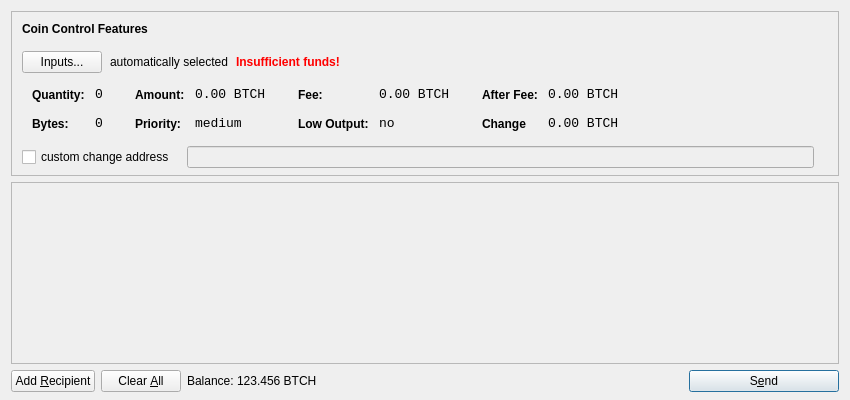
<?xml version="1.0" encoding="UTF-8"?>
<ui version="4.0">
 <class>SendCoinsDialog</class>
 <widget class="QDialog" name="SendCoinsDialog">
  <property name="geometry">
   <rect>
    <x>0</x>
    <y>0</y>
    <width>850</width>
    <height>400</height>
   </rect>
  </property>
  <property name="windowTitle">
   <string>Send Coins</string>
  </property>
  <layout class="QVBoxLayout" name="verticalLayout" stretch="0,1,0">
   <property name="bottomMargin">
    <number>8</number>
   </property>
   <item>
    <widget class="QFrame" name="frameCoinControl">
     <property name="sizePolicy">
      <sizepolicy hsizetype="Expanding" vsizetype="Expanding">
       <horstretch>0</horstretch>
       <verstretch>0</verstretch>
      </sizepolicy>
     </property>
     <property name="maximumSize">
      <size>
       <width>16777215</width>
       <height>16777215</height>
      </size>
     </property>
     <property name="frameShape">
      <enum>QFrame::StyledPanel</enum>
     </property>
     <property name="frameShadow">
      <enum>QFrame::Sunken</enum>
     </property>
     <layout class="QVBoxLayout" name="verticalLayoutCoinControl2">
      <property name="spacing">
       <number>-1</number>
      </property>
      <property name="leftMargin">
       <number>0</number>
      </property>
      <property name="topMargin">
       <number>0</number>
      </property>
      <property name="rightMargin">
       <number>0</number>
      </property>
      <property name="bottomMargin">
       <number>6</number>
      </property>
      <item>
       <layout class="QVBoxLayout" name="verticalLayoutCoinControl" stretch="0,0,0,0,1">
        <property name="spacing">
         <number>0</number>
        </property>
        <property name="leftMargin">
         <number>10</number>
        </property>
        <property name="topMargin">
         <number>10</number>
        </property>
        <item>
         <layout class="QHBoxLayout" name="horizontalLayoutCoinControl1">
          <property name="bottomMargin">
           <number>15</number>
          </property>
          <item>
           <widget class="QLabel" name="labelCoinControlFeatures">
            <property name="sizePolicy">
             <sizepolicy hsizetype="Preferred" vsizetype="Maximum">
              <horstretch>0</horstretch>
              <verstretch>0</verstretch>
             </sizepolicy>
            </property>
            <property name="font">
             <font>
              <weight>75</weight>
              <bold>true</bold>
             </font>
            </property>
            <property name="styleSheet">
             <string notr="true">font-weight:bold;</string>
            </property>
            <property name="text">
             <string>Coin Control Features</string>
            </property>
           </widget>
          </item>
         </layout>
        </item>
        <item>
         <layout class="QHBoxLayout" name="horizontalLayoutCoinControl2" stretch="0,0,0,0">
          <property name="spacing">
           <number>8</number>
          </property>
          <property name="bottomMargin">
           <number>10</number>
          </property>
          <item>
           <widget class="QPushButton" name="pushButtonCoinControl">
            <property name="styleSheet">
             <string notr="true"/>
            </property>
            <property name="text">
             <string>Inputs...</string>
            </property>
           </widget>
          </item>
          <item>
           <widget class="QLabel" name="labelCoinControlAutomaticallySelected">
            <property name="text">
             <string>automatically selected</string>
            </property>
            <property name="margin">
             <number>5</number>
            </property>
           </widget>
          </item>
          <item>
           <widget class="QLabel" name="labelCoinControlInsuffFunds">
            <property name="font">
             <font>
              <weight>75</weight>
              <bold>true</bold>
             </font>
            </property>
            <property name="styleSheet">
             <string notr="true">color:red;font-weight:bold;</string>
            </property>
            <property name="text">
             <string>Insufficient funds!</string>
            </property>
            <property name="margin">
             <number>5</number>
            </property>
           </widget>
          </item>
          <item>
           <spacer name="horizontalSpacerCoinControl">
            <property name="orientation">
             <enum>Qt::Horizontal</enum>
            </property>
            <property name="sizeHint" stdset="0">
             <size>
              <width>40</width>
              <height>1</height>
             </size>
            </property>
           </spacer>
          </item>
         </layout>
        </item>
        <item>
         <widget class="QWidget" name="widgetCoinControl" native="true">
          <property name="sizePolicy">
           <sizepolicy hsizetype="Preferred" vsizetype="Preferred">
            <horstretch>0</horstretch>
            <verstretch>0</verstretch>
           </sizepolicy>
          </property>
          <property name="minimumSize">
           <size>
            <width>0</width>
            <height>0</height>
           </size>
          </property>
          <property name="styleSheet">
           <string notr="true"/>
          </property>
          <layout class="QHBoxLayout" name="horizontalLayoutCoinControl5">
           <property name="margin">
            <number>0</number>
           </property>
           <item>
            <layout class="QHBoxLayout" name="horizontalLayoutCoinControl3" stretch="0,0,0,1">
             <property name="spacing">
              <number>20</number>
             </property>
             <property name="topMargin">
              <number>0</number>
             </property>
             <property name="bottomMargin">
              <number>10</number>
             </property>
             <item>
              <layout class="QFormLayout" name="formLayoutCoinControl1">
               <property name="horizontalSpacing">
                <number>10</number>
               </property>
               <property name="verticalSpacing">
                <number>14</number>
               </property>
               <property name="leftMargin">
                <number>10</number>
               </property>
               <property name="topMargin">
                <number>4</number>
               </property>
               <property name="rightMargin">
                <number>6</number>
               </property>
               <item row="0" column="0">
                <widget class="QLabel" name="labelCoinControlQuantityText">
                 <property name="styleSheet">
                  <string notr="true">font-weight:bold;</string>
                 </property>
                 <property name="text">
                  <string>Quantity:</string>
                 </property>
                 <property name="margin">
                  <number>0</number>
                 </property>
                </widget>
               </item>
               <item row="0" column="1">
                <widget class="QLabel" name="labelCoinControlQuantity">
                 <property name="font">
                  <font>
                   <family>Monospace</family>
                   <pointsize>10</pointsize>
                  </font>
                 </property>
                 <property name="cursor">
                  <cursorShape>IBeamCursor</cursorShape>
                 </property>
                 <property name="contextMenuPolicy">
                  <enum>Qt::ActionsContextMenu</enum>
                 </property>
                 <property name="text">
                  <string>0</string>
                 </property>
                 <property name="margin">
                  <number>0</number>
                 </property>
                 <property name="textInteractionFlags">
                  <set>Qt::LinksAccessibleByMouse|Qt::TextSelectableByKeyboard|Qt::TextSelectableByMouse</set>
                 </property>
                </widget>
               </item>
               <item row="1" column="0">
                <widget class="QLabel" name="labelCoinControlBytesText">
                 <property name="styleSheet">
                  <string notr="true">font-weight:bold;</string>
                 </property>
                 <property name="text">
                  <string>Bytes:</string>
                 </property>
                </widget>
               </item>
               <item row="1" column="1">
                <widget class="QLabel" name="labelCoinControlBytes">
                 <property name="font">
                  <font>
                   <family>Monospace</family>
                   <pointsize>10</pointsize>
                  </font>
                 </property>
                 <property name="cursor">
                  <cursorShape>IBeamCursor</cursorShape>
                 </property>
                 <property name="contextMenuPolicy">
                  <enum>Qt::ActionsContextMenu</enum>
                 </property>
                 <property name="text">
                  <string>0</string>
                 </property>
                 <property name="textInteractionFlags">
                  <set>Qt::LinksAccessibleByMouse|Qt::TextSelectableByKeyboard|Qt::TextSelectableByMouse</set>
                 </property>
                </widget>
               </item>
              </layout>
             </item>
             <item>
              <layout class="QFormLayout" name="formLayoutCoinControl2">
               <property name="horizontalSpacing">
                <number>10</number>
               </property>
               <property name="verticalSpacing">
                <number>14</number>
               </property>
               <property name="leftMargin">
                <number>6</number>
               </property>
               <property name="topMargin">
                <number>4</number>
               </property>
               <property name="rightMargin">
                <number>6</number>
               </property>
               <item row="0" column="0">
                <widget class="QLabel" name="labelCoinControlAmountText">
                 <property name="styleSheet">
                  <string notr="true">font-weight:bold;</string>
                 </property>
                 <property name="text">
                  <string>Amount:</string>
                 </property>
                 <property name="margin">
                  <number>0</number>
                 </property>
                </widget>
               </item>
               <item row="0" column="1">
                <widget class="QLabel" name="labelCoinControlAmount">
                 <property name="font">
                  <font>
                   <family>Monospace</family>
                   <pointsize>10</pointsize>
                  </font>
                 </property>
                 <property name="cursor">
                  <cursorShape>IBeamCursor</cursorShape>
                 </property>
                 <property name="contextMenuPolicy">
                  <enum>Qt::ActionsContextMenu</enum>
                 </property>
                 <property name="text">
                  <string>0.00 BTCH</string>
                 </property>
                 <property name="textInteractionFlags">
                  <set>Qt::LinksAccessibleByMouse|Qt::TextSelectableByKeyboard|Qt::TextSelectableByMouse</set>
                 </property>
                </widget>
               </item>
               <item row="1" column="0">
                <widget class="QLabel" name="labelCoinControlPriorityText">
                 <property name="styleSheet">
                  <string notr="true">font-weight:bold;</string>
                 </property>
                 <property name="text">
                  <string>Priority:</string>
                 </property>
                </widget>
               </item>
               <item row="1" column="1">
                <widget class="QLabel" name="labelCoinControlPriority">
                 <property name="font">
                  <font>
                   <family>Monospace</family>
                   <pointsize>10</pointsize>
                  </font>
                 </property>
                 <property name="cursor">
                  <cursorShape>IBeamCursor</cursorShape>
                 </property>
                 <property name="contextMenuPolicy">
                  <enum>Qt::ActionsContextMenu</enum>
                 </property>
                 <property name="text">
                  <string>medium</string>
                 </property>
                 <property name="textInteractionFlags">
                  <set>Qt::LinksAccessibleByMouse|Qt::TextSelectableByKeyboard|Qt::TextSelectableByMouse</set>
                 </property>
                </widget>
               </item>
              </layout>
             </item>
             <item>
              <layout class="QFormLayout" name="formLayoutCoinControl3">
               <property name="horizontalSpacing">
                <number>10</number>
               </property>
               <property name="verticalSpacing">
                <number>14</number>
               </property>
               <property name="leftMargin">
                <number>6</number>
               </property>
               <property name="topMargin">
                <number>4</number>
               </property>
               <property name="rightMargin">
                <number>6</number>
               </property>
               <item row="0" column="0">
                <widget class="QLabel" name="labelCoinControlFeeText">
                 <property name="styleSheet">
                  <string notr="true">font-weight:bold;</string>
                 </property>
                 <property name="text">
                  <string>Fee:</string>
                 </property>
                 <property name="margin">
                  <number>0</number>
                 </property>
                </widget>
               </item>
               <item row="0" column="1">
                <widget class="QLabel" name="labelCoinControlFee">
                 <property name="font">
                  <font>
                   <family>Monospace</family>
                   <pointsize>10</pointsize>
                  </font>
                 </property>
                 <property name="cursor">
                  <cursorShape>IBeamCursor</cursorShape>
                 </property>
                 <property name="contextMenuPolicy">
                  <enum>Qt::ActionsContextMenu</enum>
                 </property>
                 <property name="text">
                  <string>0.00 BTCH</string>
                 </property>
                 <property name="textInteractionFlags">
                  <set>Qt::LinksAccessibleByMouse|Qt::TextSelectableByKeyboard|Qt::TextSelectableByMouse</set>
                 </property>
                </widget>
               </item>
               <item row="1" column="0">
                <widget class="QLabel" name="labelCoinControlLowOutputText">
                 <property name="styleSheet">
                  <string notr="true">font-weight:bold;</string>
                 </property>
                 <property name="text">
                  <string>Low Output:</string>
                 </property>
                </widget>
               </item>
               <item row="1" column="1">
                <widget class="QLabel" name="labelCoinControlLowOutput">
                 <property name="font">
                  <font>
                   <family>Monospace</family>
                   <pointsize>10</pointsize>
                  </font>
                 </property>
                 <property name="cursor">
                  <cursorShape>IBeamCursor</cursorShape>
                 </property>
                 <property name="contextMenuPolicy">
                  <enum>Qt::ActionsContextMenu</enum>
                 </property>
                 <property name="text">
                  <string>no</string>
                 </property>
                 <property name="textInteractionFlags">
                  <set>Qt::LinksAccessibleByMouse|Qt::TextSelectableByKeyboard|Qt::TextSelectableByMouse</set>
                 </property>
                </widget>
               </item>
              </layout>
             </item>
             <item>
              <layout class="QFormLayout" name="formLayoutCoinControl4">
               <property name="horizontalSpacing">
                <number>10</number>
               </property>
               <property name="verticalSpacing">
                <number>14</number>
               </property>
               <property name="leftMargin">
                <number>6</number>
               </property>
               <property name="topMargin">
                <number>4</number>
               </property>
               <property name="rightMargin">
                <number>6</number>
               </property>
               <item row="0" column="0">
                <widget class="QLabel" name="labelCoinControlAfterFeeText">
                 <property name="styleSheet">
                  <string notr="true">font-weight:bold;</string>
                 </property>
                 <property name="text">
                  <string>After Fee:</string>
                 </property>
                 <property name="margin">
                  <number>0</number>
                 </property>
                </widget>
               </item>
               <item row="0" column="1">
                <widget class="QLabel" name="labelCoinControlAfterFee">
                 <property name="font">
                  <font>
                   <family>Monospace</family>
                   <pointsize>10</pointsize>
                  </font>
                 </property>
                 <property name="cursor">
                  <cursorShape>IBeamCursor</cursorShape>
                 </property>
                 <property name="contextMenuPolicy">
                  <enum>Qt::ActionsContextMenu</enum>
                 </property>
                 <property name="text">
                  <string>0.00 BTCH</string>
                 </property>
                 <property name="textInteractionFlags">
                  <set>Qt::LinksAccessibleByMouse|Qt::TextSelectableByKeyboard|Qt::TextSelectableByMouse</set>
                 </property>
                </widget>
               </item>
               <item row="1" column="0">
                <widget class="QLabel" name="labelCoinControlChangeText">
                 <property name="styleSheet">
                  <string notr="true">font-weight:bold;</string>
                 </property>
                 <property name="text">
                  <string>Change</string>
                 </property>
                </widget>
               </item>
               <item row="1" column="1">
                <widget class="QLabel" name="labelCoinControlChange">
                 <property name="font">
                  <font>
                   <family>Monospace</family>
                   <pointsize>10</pointsize>
                  </font>
                 </property>
                 <property name="cursor">
                  <cursorShape>IBeamCursor</cursorShape>
                 </property>
                 <property name="contextMenuPolicy">
                  <enum>Qt::ActionsContextMenu</enum>
                 </property>
                 <property name="text">
                  <string>0.00 BTCH</string>
                 </property>
                 <property name="textInteractionFlags">
                  <set>Qt::LinksAccessibleByMouse|Qt::TextSelectableByKeyboard|Qt::TextSelectableByMouse</set>
                 </property>
                </widget>
               </item>
              </layout>
             </item>
            </layout>
           </item>
          </layout>
         </widget>
        </item>
        <item>
         <layout class="QHBoxLayout" name="horizontalLayoutCoinControl4" stretch="0,0,0">
          <property name="spacing">
           <number>12</number>
          </property>
          <property name="sizeConstraint">
           <enum>QLayout::SetDefaultConstraint</enum>
          </property>
          <property name="topMargin">
           <number>5</number>
          </property>
          <property name="rightMargin">
           <number>5</number>
          </property>
          <item>
           <widget class="QCheckBox" name="checkBoxCoinControlChange">
            <property name="text">
             <string>custom change address</string>
            </property>
           </widget>
          </item>
          <item>
           <widget class="QLineEdit" name="lineEditCoinControlChange">
            <property name="enabled">
             <bool>false</bool>
            </property>
            <property name="sizePolicy">
             <sizepolicy hsizetype="Expanding" vsizetype="Fixed">
              <horstretch>0</horstretch>
              <verstretch>0</verstretch>
             </sizepolicy>
            </property>
           </widget>
          </item>
          <item>
           <widget class="QLabel" name="labelCoinControlChangeLabel">
            <property name="sizePolicy">
             <sizepolicy hsizetype="Preferred" vsizetype="Expanding">
              <horstretch>0</horstretch>
              <verstretch>0</verstretch>
             </sizepolicy>
            </property>
            <property name="minimumSize">
             <size>
              <width>0</width>
              <height>0</height>
             </size>
            </property>
            <property name="text">
             <string/>
            </property>
            <property name="margin">
             <number>3</number>
            </property>
           </widget>
          </item>
         </layout>
        </item>
        <item>
         <spacer name="verticalSpacerCoinControl">
          <property name="orientation">
           <enum>Qt::Vertical</enum>
          </property>
          <property name="sizeHint" stdset="0">
           <size>
            <width>800</width>
            <height>1</height>
           </size>
          </property>
         </spacer>
        </item>
       </layout>
      </item>
     </layout>
    </widget>
   </item>
   <item>
    <widget class="QScrollArea" name="scrollArea">
     <property name="widgetResizable">
      <bool>true</bool>
     </property>
     <widget class="QWidget" name="scrollAreaWidgetContents">
      <property name="geometry">
       <rect>
        <x>0</x>
        <y>0</y>
        <width>830</width>
        <height>165</height>
       </rect>
      </property>
      <layout class="QVBoxLayout" name="verticalLayout_2">
       <property name="margin">
        <number>0</number>
       </property>
       <item>
        <layout class="QVBoxLayout" name="entries">
         <property name="spacing">
          <number>6</number>
         </property>
        </layout>
       </item>
       <item>
        <spacer name="verticalSpacer">
         <property name="orientation">
          <enum>Qt::Vertical</enum>
         </property>
         <property name="sizeHint" stdset="0">
          <size>
           <width>20</width>
           <height>40</height>
          </size>
         </property>
        </spacer>
       </item>
      </layout>
     </widget>
    </widget>
   </item>
   <item>
    <layout class="QHBoxLayout" name="horizontalLayout">
     <item>
      <widget class="QPushButton" name="addButton">
       <property name="toolTip">
        <string>Send to multiple recipients at once</string>
       </property>
       <property name="text">
        <string>Add &amp;Recipient</string>
       </property>
       <property name="icon">
        <iconset resource="../bitcoin.qrc">
         <normaloff>:/icons/add</normaloff>:/icons/add</iconset>
       </property>
       <property name="autoDefault">
        <bool>false</bool>
       </property>
      </widget>
     </item>
     <item>
      <widget class="QPushButton" name="clearButton">
       <property name="sizePolicy">
        <sizepolicy hsizetype="Minimum" vsizetype="Fixed">
         <horstretch>0</horstretch>
         <verstretch>0</verstretch>
        </sizepolicy>
       </property>
       <property name="toolTip">
        <string>Remove all transaction fields</string>
       </property>
       <property name="text">
        <string>Clear &amp;All</string>
       </property>
       <property name="icon">
        <iconset resource="../bitcoin.qrc">
         <normaloff>:/icons/remove</normaloff>:/icons/remove</iconset>
       </property>
       <property name="autoRepeatDelay">
        <number>300</number>
       </property>
       <property name="autoDefault">
        <bool>false</bool>
       </property>
      </widget>
     </item>
     <item>
      <layout class="QHBoxLayout" name="horizontalLayout_2">
       <property name="spacing">
        <number>3</number>
       </property>
       <item>
        <widget class="QLabel" name="label">
         <property name="sizePolicy">
          <sizepolicy hsizetype="Preferred" vsizetype="Fixed">
           <horstretch>0</horstretch>
           <verstretch>0</verstretch>
          </sizepolicy>
         </property>
         <property name="text">
          <string>Balance:</string>
         </property>
        </widget>
       </item>
       <item>
        <widget class="QLabel" name="labelBalance">
         <property name="sizePolicy">
          <sizepolicy hsizetype="Preferred" vsizetype="Fixed">
           <horstretch>0</horstretch>
           <verstretch>0</verstretch>
          </sizepolicy>
         </property>
         <property name="cursor">
          <cursorShape>IBeamCursor</cursorShape>
         </property>
         <property name="text">
          <string>123.456 BTCH</string>
         </property>
         <property name="textInteractionFlags">
          <set>Qt::LinksAccessibleByMouse|Qt::TextSelectableByKeyboard|Qt::TextSelectableByMouse</set>
         </property>
        </widget>
       </item>
      </layout>
     </item>
     <item>
      <spacer name="horizontalSpacer">
       <property name="orientation">
        <enum>Qt::Horizontal</enum>
       </property>
       <property name="sizeHint" stdset="0">
        <size>
         <width>40</width>
         <height>20</height>
        </size>
       </property>
      </spacer>
     </item>
     <item>
      <widget class="QPushButton" name="sendButton">
       <property name="minimumSize">
        <size>
         <width>150</width>
         <height>0</height>
        </size>
       </property>
       <property name="toolTip">
        <string>Confirm the send action</string>
       </property>
       <property name="text">
        <string>S&amp;end</string>
       </property>
       <property name="icon">
        <iconset resource="../bitcoin.qrc">
         <normaloff>:/icons/send</normaloff>:/icons/send</iconset>
       </property>
       <property name="default">
        <bool>true</bool>
       </property>
      </widget>
     </item>
    </layout>
   </item>
  </layout>
 </widget>
 <resources>
  <include location="../bitcoin.qrc"/>
 </resources>
 <connections/>
</ui>
